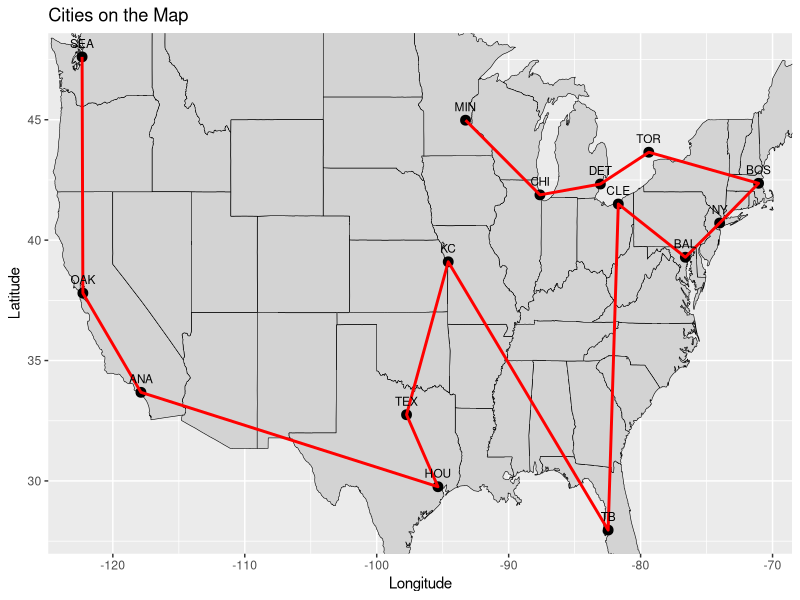

Here is the R script that generated this plot:
# Clearing the Environment ----
rm(list=ls())

# Load the required package ----
library(TSP)

# Define the cities and their distances -----
cities <- c("SEA", "ANA", "BAL", "BOS", "CHI", "CLE", "DET", "HOU", "KC", "MIN", "NY", "OAK", "TB", "TEX", "TOR")

distances <- matrix(c(
  0,    1134, 2708, 3016, 2052, 2391, 2327, 2309, 1858, 1653, 2841, 810,  3077, 2131, 2564,
  1134, 0,    2647, 3017, 2048, 2382, 2288, 1532, 1577, 1857, 2794, 387,  2490, 1399, 2523,
  2708, 2647, 0,    427,  717,  358,  514,  1446, 1070, 1113, 199,  2623, 950,  1357, 457,
  3016, 3017, 427,  0,    994,  657,  799,  1848, 1435, 1390, 222,  3128, 1293, 1753, 609,
  2052, 2048, 717,  994,  0,    348,  279,  1083, 542,  410,  809,  2173, 1160, 921,  515,
  2391, 2382, 358,  657,  348,  0,    172,  1297, 819,  758,  471,  2483, 1108, 1189, 296,
  2327, 2288, 514,  799,  279,  172,  0,    1302, 769,  685,  649,  2399, 1184, 1156, 240,
  2309, 1532, 1446, 1848, 1083, 1297, 1302, 0,    742,  1176, 1628, 1917, 981,  256,  1530,
  1858, 1577, 1070, 1435, 542,  819,  769,  742,  0,    443,  1233, 1681, 1171, 505,  1006,
  1653, 1857, 1113, 1390, 410,  758,  685,  1176, 443,  0,    1217, 1979, 1573, 949,  906,
  2841, 2794, 199,  222,  809,  471,  649,  1628, 1233, 1217, 0,    2930, 1150, 1559, 516,
  810,  387,  2623, 3128, 2173, 2483, 2399, 1917, 1681, 1979, 2930, 0,    2823, 1752, 2627,
  3077, 2490, 950,  1293, 1160, 1108, 1184, 981,  1171, 1573, 1150, 2823, 0,    1079, 1348,
  2131, 1399, 1357, 1753, 921,  1189, 1156, 256,  505,  949,  1559, 1752, 1079, 0,    1435,
  2564, 2523, 457,  609,  515,  296,  240,  1530, 1006, 906,  516,  2627, 1348, 1435, 0
), nrow = length(cities), ncol = length(cities), byrow = TRUE)

# Create a TSP object ----
tsp <- TSP(distances) # Initializes a TSP object with given distance matrix.
                      # The TSP object contains methods of finding the optimal tour

# Set the start and end points as Seattle
start_city <- "SEA"
start_index <- match(start_city, cities) 
# search for the position of the start_city in the cities vector and returns its index. 

# Solve the TSP using the nearest neighbor algorithm
solution <- solve_TSP(tsp, method = "nearest_insertion", start = start_index)
# The nearest neighbor algorithm is a simple heuristic approach
# It repeatedly selects the nearest un-visited city as the next destination until all cities have been visited.

# Get the optimal tour
optimal_tour <- cities[solution]  # "cities" vector is indexed using the "solution" vector
                                  # "solution" vector has the order of cities to visit

# Complete the tour by returning to the starting city
optimal_tour <- c(optimal_tour, start_city)

# Print the optimal tour
cat("Optimal Tour: ", paste(optimal_tour, collapse = " -> "), "\n")
# collapse parameter in the paste function specifies the separator between the elements

# Load libraries

library(ggplot2)
library(maps)


# Get map data of the United States
us_map <- map_data("state")

# Create a data frame with city coordinates
city_coords <- data.frame(
  city = cities,
  x = c(-122.33, -117.87, -76.61, -71.06, -87.63, -81.69, -83.05, -95.36, -94.58, -93.27, -74.01, -122.27, -82.46, -97.74, -79.38),
  y = c(47.61, 33.68, 39.29, 42.36, 41.88, 41.50, 42.33, 29.76, 39.10, 44.98, 40.71, 37.80, 27.96, 32.75, 43.65)
) # latitude and longitude of cities

# Create a data frame with tour coordinates
tour_coords <- city_coords[solution, ] 
                         # "city_coords" data-frame is indexed using the "solution" vector 
                         # The , after solution is to select all columns in the data frame
                         # "solution" vector has the order of cities to visit

# Create the plot
ggplot() +
  geom_map(data = us_map, 
           map = us_map,
           aes(map_id = region), fill = "lightgray", color = "black", size = 0.2) +
  geom_point(data = city_coords, aes(x, y), size = 3, color = "black") +
  geom_path(data = tour_coords, aes(x, y, group = 1), size = 1, color = "red") +
  geom_text(data = city_coords, aes(x, y, label = city), size = 3, vjust = -1) +
  labs(x = "Longitude", y = "Latitude", title = "Cities on the Map") 
# region is aesthetic mapping for the regions or states of the United States.
